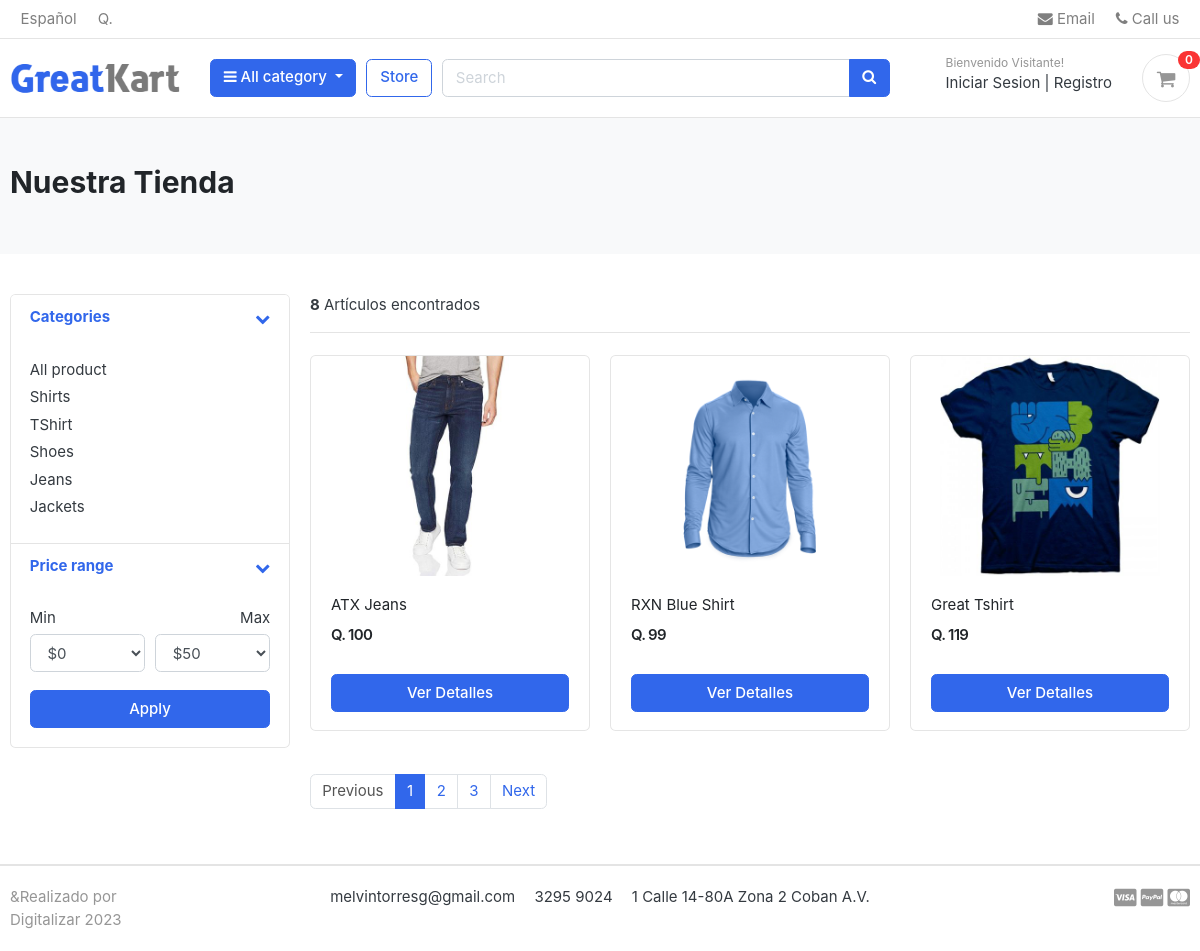
/store/, run on the app's committed database.
### category/models.py (models this page shows, shortened)
class Category(models.Model):
    category_name = models.CharField(max_length=50, unique=True)
    slug = models.SlugField(max_length=100, unique=True)
    description = models.TextField(max_length=255, blank=True)
    cat_image = models.ImageField(upload_to='photos/categories', blank=True)
    class Meta:
        verbose_name = 'category'
        verbose_name_plural = 'categories'
    def get_url(self):
        return reverse('products_by_category', args = [self.slug])

### store/models.py (models this page shows, shortened)
class Product(models.Model):
        product_name    = models.CharField(max_length=200, unique=True)
        slug            = models.SlugField(max_length=200, unique=True)
        description     = models.TextField(max_length=500, blank=True)
        price           = models.IntegerField()
        images          = models.ImageField(upload_to='photos/products')
        stock           = models.IntegerField()
        is_available    = models.BooleanField(default=True)
        category        = models.ForeignKey(Category, on_delete= models.CASCADE)
        created_date    = models.DateTimeField(auto_now_add=True)
        modified_date   = models.DateTimeField(auto_now=True)
        def get_url(self):
                return reverse('product_details', args=[self.category.slug, self.slug])

### store/views.py (the view)
# urls.py: path('store/',  include('store.urls')),
def store(request, category_slug=None):
    categories = None
    products = None
    if category_slug != None:
        categories = get_object_or_404(Category, slug=category_slug)
        products = Product.objects.filter(category=categories, is_available=True)
        paginator = Paginator(products, 1)
        page = request.GET.get('page')
        paged_products = paginator.get_page(page)
        product_count = products.count()
        product_count = products.count()
    else:
        products = Product.objects.all().filter(is_available=True).order_by('id')
        paginator = Paginator(products, 3)
        page = request.GET.get('page')
        paged_products = paginator.get_page(page)
        product_count = products.count()
    context = {
        'products': paged_products,
        'product_count': product_count,
    }
    return render(request, 'store/store.html', context)

### carts/context_processors.py (called while the page is built)
def counter(request):
    cart_count = 0
    if 'admin' in request.path:
        return {}
    else:
        try:
            cart = Cart.objects.filter(cart_id=_cart_id(request))
            if request.user.is_authenticated:
                cart_items = CartItem.objects.all().filter(user=request.user)
            else:
                cart_items = CartItem.objects.all().filter(cart=cart[:1])
            for cart_item in cart_items:
                cart_count += cart_item.quantity
        except Cart.DoesNotExist:
            cart_count = 0
    return dict(cart_count=cart_count)

### carts/views.py (called while the page is built)
def _cart_id(request):
    cart = request.session.session_key
    if not cart:
        cart = request.session.create()
    return cart

### category/context_processors.py (called while the page is built)
def menu_links(request):
        links = Category.objects.all()
        return dict(links=links)

### templates/store/store.html (shortened to what this page needs)
{% extends 'base.html' %}
{% load static %}
{% block content %}
<section class="section-pagetop bg">
    <div class="container">
        {%  if 'search' in request.path %}
            <h2 class="title-page">Resultado de la búsqueda</h2>
        {% else %}
            <h2 class="title-page">Nuestra Tienda</h2>
        {% endif %}
    </div>
    </section>
<section class="section-content padding-y">
    <div class="container">
    <div class="row">
        <aside class="col-md-3">
    <div class="card">
        <article class="filter-group">
            <header class="card-header">
                <a href="#" data-toggle="collapse" data-target="#collapse_1" aria-expanded="true" class="">
                    <i class="icon-control fa fa-chevron-down"></i>
                    <h6 class="title">Categories</h6>
                </a>
            </header>
            <div class="filter-content collapse show" id="collapse_1">
                <div class="card-body">
                    <ul class="list-menu">
                        <li><a href="{%url 'store' %}">All product</a></li>
                    {%for category in links%}
                        <li><a href="{{category.get_url}}">{{category.category_name}}</a></li>
                    {%endfor%}
                    </ul>
                </div>
            </div>
        </article>
        <article class="filter-group">
            <header class="card-header">
                <a href="#" data-toggle="collapse" data-target="#collapse_3" aria-expanded="true" class="">
                    <i class="icon-control fa fa-chevron-down"></i>
                    <h6 class="title">Price range </h6>
                </a>
            </header>
            <div class="filter-content collapse show" id="collapse_3">
                <div class="card-body">
                    <div class="form-row">
                    <div class="form-group col-md-6">
                      <label>Min</label>
                          <select class="mr-2 form-control">
                            <option value="0">$0</option>
                        </select>
                    </div>
                    <div class="form-group text-right col-md-6">
                      <label>Max</label>
                          <select class="mr-2 form-control">
                            <option value="50">$50</option>
                        </select>
                    </div>
                    </div>
                    <button class="btn btn-block btn-primary">Apply</button>
                </div>
            </div>
        </article>
    </div>
        </aside>
        <main class="col-md-9">
    <header class="border-bottom mb-4 pb-3">
            <div class="form-inline">
                <span class="mr-md-auto"><b>{{ product_count }}</b> Artículos encontrados </span>
            </div>
    </header>
    <div class="row">
        {% if products %}
        {% for product in products %}
        <div class="col-md-4">
            <figure class="card card-product-grid">
                <div class="img-wrap">
                    <a href="{{product.get_url}}"><img src="{{ product.images.url }}"></a>
                </div>
                <figcaption class="info-wrap">
                    <div class="fix-height">
                        <a href="{{product.get_url}}" class="title">{{ product.product_name }}</a>
                        <div class="price-wrap mt-2">
                            <span class="price">Q. {{ product.price }}</span>
                        </div>
                    </div>
                    <a href="{{ product.get_url }}" class="btn btn-block btn-primary">Ver Detalles </a>
                </figcaption>
            </figure>
        </div>
        {% endfor %}
        {% else %}
        <div>
            <h2>No se ha encontrado ningún resultado. Intente nuevamente.</h2>
        </div>
        {% endif %}
    </div>
    <nav class="mt-4" aria-label="Page navigation sample">
        {% if products.has_other_pages %}
      <ul class="pagination">
        {% if products.has_previous %}
        <li class="page-item"><a class="page-link" href="?page={{products.previous_page_number}}">Previous</a></li>
        {% else %}
        <li class="page-item disabled"><a class="page-link" href="#">Previous</a></li>
        {% endif %}
        {% for i in products.paginator.page_range %}
            {% if products.number == i %}
                <li class="page-item active"><a class="page-link" href="#">{{i}}</a></li>
                {% else %}
                <li class="page-item"><a class="page-link" href="?page={{i}}">{{i}}</a></li>
                 {% endif %}
            {% endfor %}
        {% if products.has_next %}
        <li class="page-item"><a class="page-link" href="?page={{products.next_page_number}}">Next</a></li>
        {% else %}
            <li class="page-item disabled"><a class="page-link" href="#">Next</a></li>
        {% endif %}
    </ul>
      {% endif %}
    </nav>
        </main>
    </div>
    </div>
    </section>
{% endblock %}

### static/css/ui.css (style rules this page uses)
html { font-family: "Inter", sans-serif; font-size: 15px; }
.img-wrap { text-align: center; display: block; }
.img-wrap img { max-width: 100%; }
.price-wrap { letter-spacing: -0.7px; }
.padding-y { padding-top: 40px; padding-bottom: 40px; }
figure { margin-bottom: 0; }
article:after, .form-group:after { display: block; clear: both; content: ""; }
.bg { background-color: #f8f9fa; }
.title-page { color: #212529; }
[class*=list-] li:after { visibility: hidden; display: block; content: ""; overflow: hidden; height: 0; clear: both; }
.list-menu { list-style: none; margin: 0; padding-left: 0; }
.list-menu li { margin-bottom: 5px; }
.list-menu a { color: #343a40; }
[class*=card-product] a.title { color: #212529; display: block; }
[class*=card-product] .img-wrap { overflow: hidden; position: relative; }
[class*=card-product] .img-wrap img { height: 100%; max-width: 100%; width: auto; display: inline-block; -o-object-fit: cover; object-fit: cover; }
.card-product-grid { margin-bottom: 20px; }
.card-product-grid .img-wrap { border-radius: 0.2rem 0.2rem 0 0; height: 220px; }
.card-product-grid .info-wrap { overflow: hidden; padding: 18px 20px; }
.card-product-grid .fix-height { height: 80px; overflow: hidden; }
.card .img-wrap { overflow: hidden; }
.price { font-weight: 600; color: #212529; }
.icon-control { margin-top: 5px; float: right; font-size: 80%; }
.card-header .title { margin-bottom: 0; line-height: 1.5; }
.filter-group { border-bottom: 1px solid #e4e4e4; }
.filter-group .card-header { border-bottom: 0; }
.filter-group:last-child { border-bottom: 0; }
.section-pagetop { padding: 45px 0; }

### data on the page
Category: category_name "Shirts"
Category: category_name "TShirt"
Category: category_name "Shoes"
Category: category_name "Jeans"
Category: category_name "Jackets"
Product: images (picture), product_name "ATX Jeans", price "100"
Product: images (picture), product_name "RXN Blue Shirt", price "99"
Product: images (picture), product_name "Great Tshirt", price "119"

### other printed values
{{ cart_count }} "0"
{{ product_count }} "8"
{{ i }} "1"
{{ i }} "2" "3"
